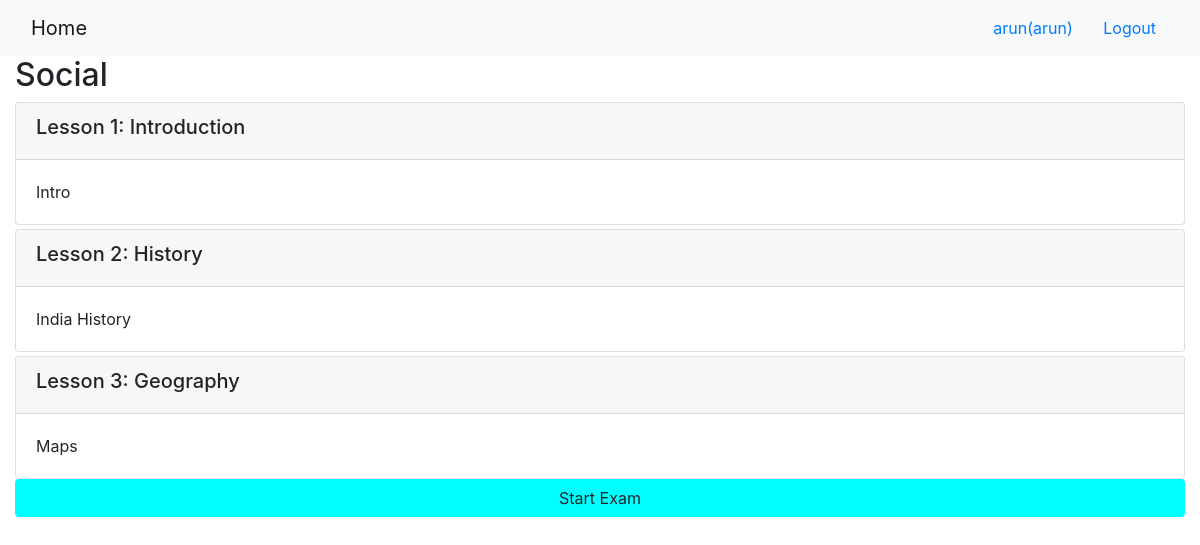
The app's page /onlinecourse/1/ (signed in) with its own data.
### onlinecourse/models.py (models this page shows, shortened)
class Course(models.Model):
    name = models.CharField(null=False, max_length=30, default='online course')
    image = models.ImageField(upload_to='course_images/')
    description = models.CharField(max_length=1000)
    pub_date = models.DateField(null=True)
    instructors = models.ManyToManyField(Instructor)
    users = models.ManyToManyField(settings.AUTH_USER_MODEL, through='Enrollment')
    total_enrollment = models.IntegerField(default=0)
    is_enrolled = False

class Lesson(models.Model):
    title = models.CharField(max_length=200, default="title")
    order = models.IntegerField(default=0)
    course = models.ForeignKey(Course, on_delete=models.CASCADE)
    content = models.TextField()

### onlinecourse/views.py (the view)
# urls.py: path('<int:pk>/', views.CourseDetailView.as_view(), name='course_details'),
class CourseDetailView(generic.DetailView):
    model = Course
    template_name = 'onlinecourse/course_detail_bootstrap.html'

### onlinecourse/templates/onlinecourse/course_detail_bootstrap.html (shortened to what this page needs)
<!DOCTYPE html>
<html lang="en">
<head>
     {% load static %}
    <link rel="stylesheet" href="https://maxcdn.bootstrapcdn.com/bootstrap/4.5.2/css/bootstrap.min.css">
</head>
<body>
    <nav class="navbar navbar-light bg-light">
        <div class="container-fluid">
            <div class="navbar-header">
                  <a class="navbar-brand" href="{% url 'onlinecourse:index' %}">Home</a>
            </div>
            <ul class="nav navbar-nav navbar-right">
                {% if user.is_authenticated %}
                <li>
                    <a class="btn btn-link" href="#">{{ user.first_name }}({{ user.username }})</a>
                    <a class="btn btn-link" href="{% url 'onlinecourse:logout' %}">Logout</a>
                </li>
                {% endif %}
            </ul>
        </div>
    </nav>
    <div class="container-fluid">
            <h2>{{ course.name }}</h2>
            <div class="card-columns-vertical">
                {% for lesson in course.lesson_set.all %}
                    <div class="card mt-1">
                        <div class="card-header"><h5>Lesson {{lesson.order|add:1}}: {{lesson.title}}</h5></div>
                        <div class="card-body">{{lesson.content}}</div>
                    </div>
                {% endfor %}
            </div>
            <button class="btn btn-block" style="background-color: aqua;" data-toggle="collapse" data-target="#exam">Start Exam</button>
        </div>
</body>
</html>

### records on screen
Course: name "Social"
Lesson: order|add "1", title "Introduction", content "Intro"
Lesson: order|add "2", title "History", content "India History"
Lesson: order|add "3", title "Geography", content "Maps"

### other values on screen
{{ user.first_name }} "arun"
{{ user.username }} "arun"
